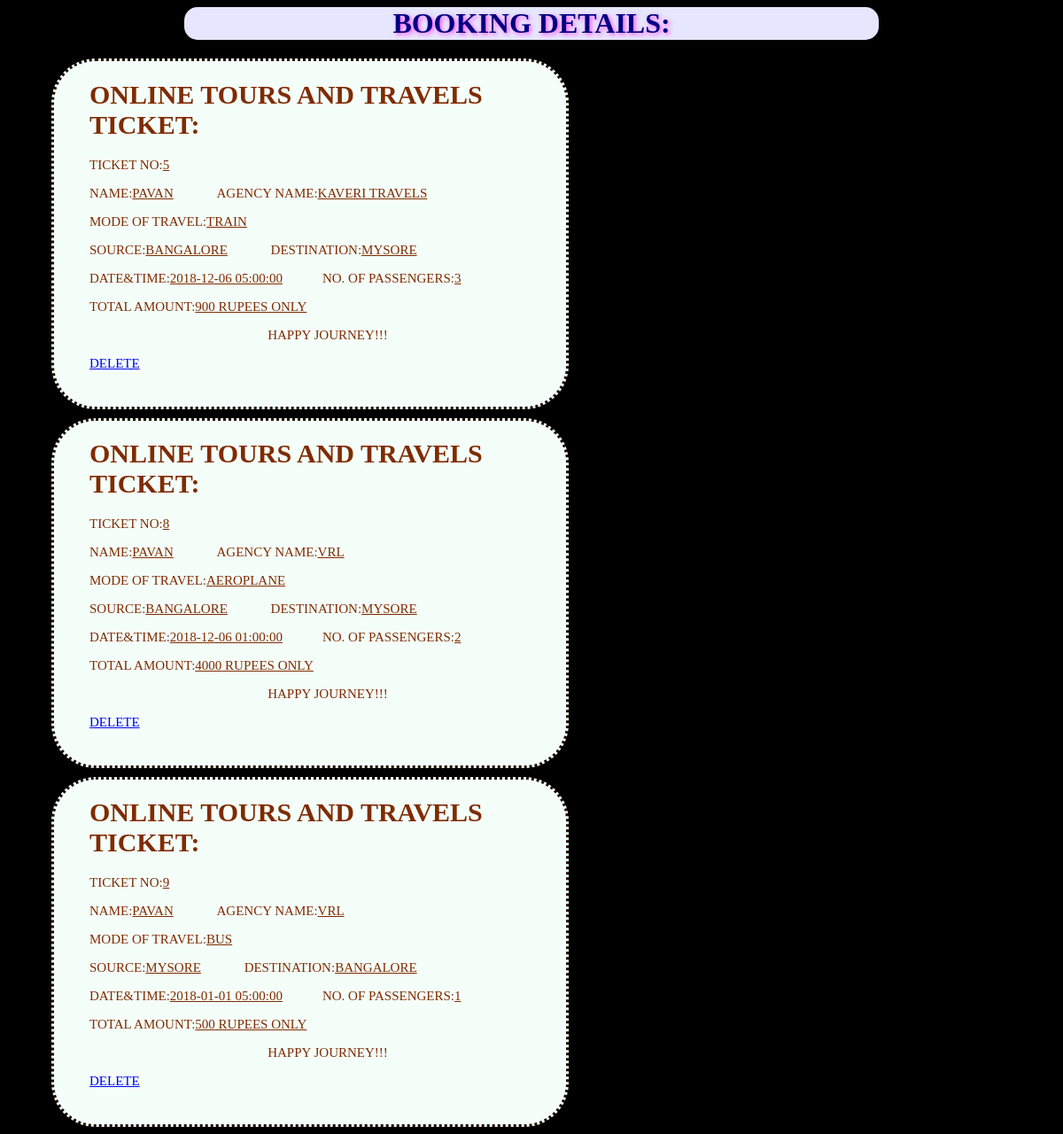
Page /details.php (signed in) on the committed database.
### tables this page shows
CREATE TABLE `booking` (
  `ticket_no` int(11) NOT NULL,
  `pack_id` int(11) NOT NULL,
  `no_pass` int(11) NOT NULL,
  `total` int(11) NOT NULL,
  `u_id` int(11) NOT NULL,
  `card_no` int(11) NOT NULL,
  `travelled` int(11) NOT NULL DEFAULT '0',
  `a_id` int(11) NOT NULL DEFAULT '1'
);

CREATE TABLE `travel_agency` (
  `t_id` int(11) NOT NULL,
  `name` varchar(20) NOT NULL,
  `phone` int(11) NOT NULL,
  `address` varchar(100) NOT NULL,
  `t_mail` varchar(20) NOT NULL,
  `t_password` varchar(20) NOT NULL,
  `approval` int(11) NOT NULL DEFAULT '0',
  `a_id` int(11) NOT NULL DEFAULT '1'
);

CREATE TABLE `package` (
  `p_id` int(11) NOT NULL,
  `amount` int(11) NOT NULL,
  `date&time` text NOT NULL,
  `mode` varchar(20) NOT NULL,
  `from` varchar(20) NOT NULL,
  `to` varchar(20) NOT NULL,
  `agency_id` int(11) NOT NULL,
  `a_id` int(11) NOT NULL DEFAULT '1'
);

### details.php (the view, shortened to what this page needs)
<html>
    <head>
    </head>
    <body>
<?php
        $uid=$_SESSION['userid'];
         $u_name=$_SESSION['u_name'];
 $link= mysqli_connect("localhost", "root","","pvg");
        echo "<div id=top>";
                echo "<h1>BOOKING DETAILS:</h1>";
            echo "</div>";
       $query1= "SELECT * FROM `booking` WHERE `travelled`=0 AND `u_id`='$uid'";
        $result1 = mysqli_query($link, $query1);
        while( $row1 = mysqli_fetch_assoc($result1)  ) {
        $pack_id=$row1["pack_id"];
        $query2="SELECT * FROM `package`,`travel_agency` WHERE `p_id`='$pack_id' AND `agency_id`=`t_id`";
        $result2 = mysqli_query($link, $query2);
         $row2 = mysqli_fetch_assoc($result2);
        echo"<div id=tic>";
        echo "<h1 id=head>ONLINE tours and travels TICKET:</h1>";
             echo"<p>Ticket no:<u>".$row1['ticket_no'].'</u></p>';
        echo"<p>Name:<u>".$u_name.'</u> &emsp;&emsp;&emsp;';
            echo"agency name:<u>".$row2['name'].'</u></p>';
            echo"<p>mode of travel:<u>".$row2['mode'].'</u></p>';
            echo"<p>source:<u>".$row2['from'].'</u> &emsp;&emsp;&emsp;';
            echo"destination:<u>".$row2['to'].'</u></p>';
            echo"<p>date&time:<u>".$row2['date&time'].'</u>&emsp;&emsp;&emsp;';
            echo"No. of passengers:<u>".$row1['no_pass'].'</u></p>';
            echo"<p>Total amount:<u>".$row1['total'].'&nbsp;rupees only</u></p>';
            echo "<p><center>happy journey!!!</center></p>";
            echo '<a href="cancel.php?ticket_no='.$row1['ticket_no'].'">DELETE</a>';
            echo "</div>";
         }
   ?>
    </body>
</html>

### details.php (style rules this page uses)
body { background-color: black; }
#tic { color:#802b00; font-size: 15px; margin-left:50px; margin-right:550px; margin-top: 10px; text-transform:uppercase; background-color: mintcream; padding-left:40px; padding-bottom:40px; border-radius: 50px; border-style: dotted; border-color:#1a0900; }
#top { background-color:#e6e6ff; font-family:georgia; color:#000080; text-align: center; margin-right:200px; margin-left:200px; border-radius:15px; text-shadow: 2px 2px 5px #ff4dff; }

### rows in the picture
booking: ticket_no "5", travel_agency.name "KAVERI TRAVELS", pack.mode "TRAIN", pack.from "BANGALORE", pack.to "MYSORE", pack "2018-12-06 05:00:00", no_pass "3", total "900"
booking: ticket_no "8", travel_agency.name "VRL", pack.mode "AEROPLANE", pack.from "BANGALORE", pack.to "MYSORE", pack "2018-12-06 01:00:00", no_pass "2", total "4000"
booking: ticket_no "9", travel_agency.name "VRL", pack.mode "BUS", pack.from "MYSORE", pack.to "BANGALORE", pack "2018-01-01 05:00:00", no_pass "1", total "500"
